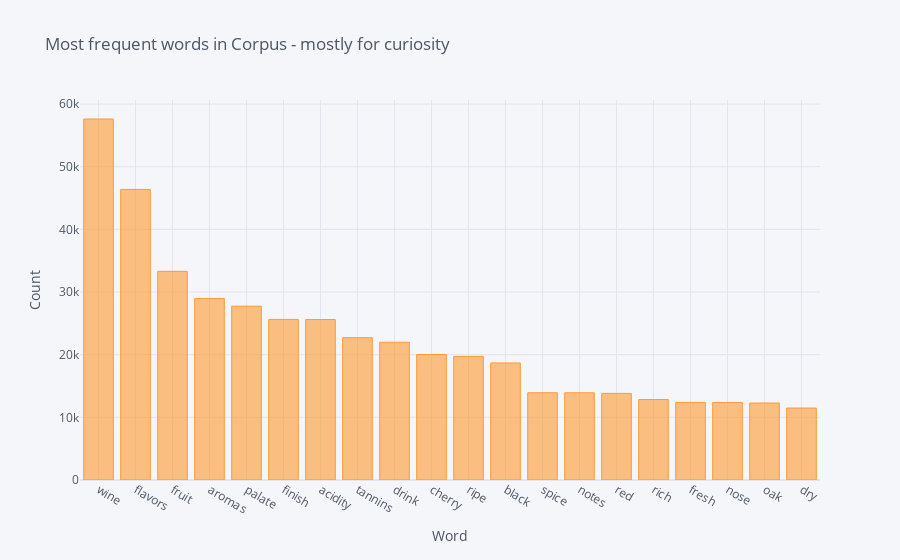

Notebook code cell kept with this figure:
### Code cell
words_train_df.set_index('word').wordCount.head(20).iplot(kind = 'bar', title = 'Most frequent words in Corpus - mostly for curiosity', yTitle = 'Count', xTitle = 'Word')

### Figure 1 — Plotly figure (JSON) as saved in the notebook; plotly's stock layout.template omitted (floating-point values rounded to 4 significant figures)
{"data": [{"marker": {"color": "rgba(255, 153, 51, 0.6)", "line": {"color": "rgba(255, 153, 51, 1.0)", "width": 1}}, "name": "wordCount", "orientation": "v", "text": "", "type": "bar", "x": ["wine", "flavors", "fruit", "aromas", "palate", "finish", "acidity", "tannins", "drink", "cherry", "ripe", "black", "spice", "notes", "red", "rich", "fresh", "nose", "oak", "dry"], "y": [57613, 46373, 33301, 28981, 27737, 25627, 25606, 22710, 21984, 20036, 19732, 18682, 13924, 13915, 13824, 12837, 12389, 12379, 12285, 11488]}], "layout": {"autosize": true, "legend": {"bgcolor": "#F5F6F9", "font": {"color": "#4D5663"}}, "paper_bgcolor": "#F5F6F9", "plot_bgcolor": "#F5F6F9", "title": {"font": {"color": "#4D5663"}, "text": "Most frequent words in Corpus - mostly for curiosity"}, "xaxis": {"autorange": true, "gridcolor": "#E1E5ED", "range": [-0.5, 19.5], "showgrid": true, "tickfont": {"color": "#4D5663"}, "title": {"font": {"color": "#4D5663"}, "text": "Word"}, "type": "category", "zerolinecolor": "#E1E5ED"}, "yaxis": {"autorange": true, "gridcolor": "#E1E5ED", "range": [0, 60650.0], "showgrid": true, "tickfont": {"color": "#4D5663"}, "title": {"font": {"color": "#4D5663"}, "text": "Count"}, "type": "linear", "zerolinecolor": "#E1E5ED"}}}
